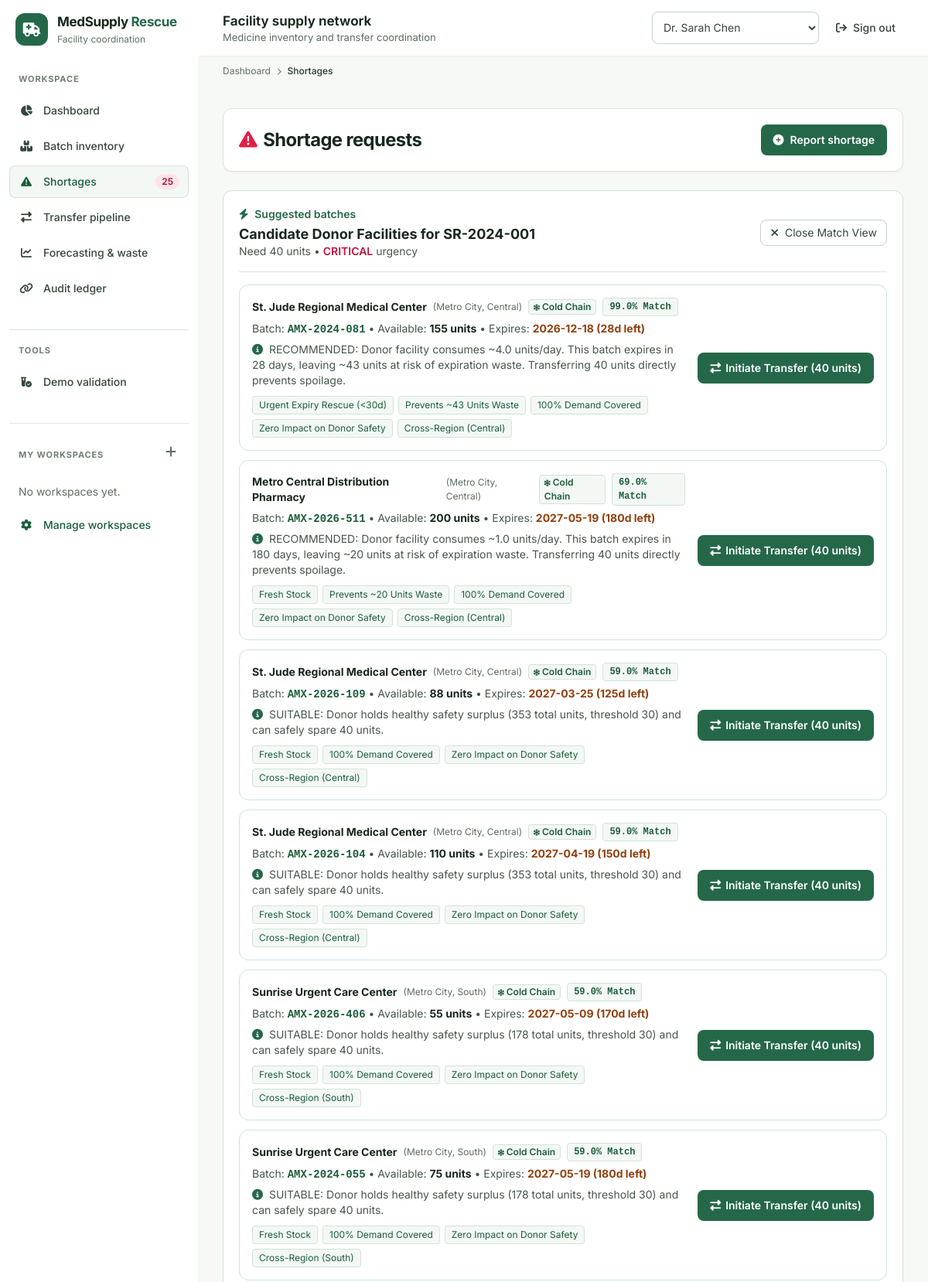
The page /shortages?match_id=1 (upper part) on the database its author committed.
### tables this page shows
CREATE TABLE shortage_requests (
    id INTEGER PRIMARY KEY AUTOINCREMENT,
    request_code TEXT UNIQUE NOT NULL,
    requesting_facility_id INTEGER NOT NULL REFERENCES facilities(id),
    requested_by_user_id INTEGER NOT NULL REFERENCES users(id),
    medicine_id INTEGER NOT NULL REFERENCES medicines(id),
    required_quantity INTEGER NOT NULL,
    urgency TEXT NOT NULL, -- 'CRITICAL' (<24h), 'HIGH' (<72h), 'MEDIUM' (<7d), 'LOW' (<14d)
    clinical_justification TEXT NOT NULL,
    status TEXT DEFAULT 'OPEN', -- 'OPEN', 'MATCHED', 'IN_TRANSFER', 'FULFILLED', 'CANCELLED'
    needed_by_date DATE NOT NULL,
    created_at DATETIME DEFAULT CURRENT_TIMESTAMP
);

CREATE TABLE batches (
    id INTEGER PRIMARY KEY AUTOINCREMENT,
    medicine_id INTEGER NOT NULL REFERENCES medicines(id),
    facility_id INTEGER NOT NULL REFERENCES facilities(id),
    batch_number TEXT NOT NULL,
    initial_quantity INTEGER NOT NULL,
    current_quantity INTEGER NOT NULL,
    reserved_quantity INTEGER DEFAULT 0,
    manufacture_date DATE,
    expiry_date DATE NOT NULL,
    storage_location TEXT, -- e.g. 'Cold Storage Refrigerator #2', 'Main Aisle Shelf 3B'
    status TEXT DEFAULT 'active', -- 'active', 'reserved', 'quarantined', 'expired', 'transferred_out'
    created_at DATETIME DEFAULT CURRENT_TIMESTAMP
);

CREATE TABLE facilities (
    id INTEGER PRIMARY KEY AUTOINCREMENT,
    name TEXT NOT NULL,
    facility_type TEXT NOT NULL, -- 'Hospital', 'Community Clinic', 'Urgent Care', 'Regional Pharmacy', 'Dispensary'
    license_number TEXT NOT NULL UNIQUE,
    address TEXT NOT NULL,
    city TEXT NOT NULL,
    region TEXT NOT NULL,
    contact_email TEXT NOT NULL,
    contact_phone TEXT NOT NULL,
    has_cold_chain INTEGER DEFAULT 1, -- 1 = Yes, 0 = No
    latitude REAL,
    longitude REAL,
    created_at DATETIME DEFAULT CURRENT_TIMESTAMP
);

### app.py (the view, shortened to what this page needs)
@app.route('/shortages', methods=['GET', 'POST'])
def shortages():
    query = """
        SELECT s.*, m.generic_name, m.brand_name, m.strength, m.unit_of_measure, m.storage_requirement,
               f.name as facility_name, f.city, f.has_cold_chain, u.full_name as requester_name
        FROM shortage_requests s
        JOIN medicines m ON s.medicine_id = m.id
        JOIN facilities f ON s.requesting_facility_id = f.id
        JOIN users u ON s.requested_by_user_id = u.id
        ORDER BY CASE s.status WHEN 'OPEN' THEN 1 WHEN 'MATCHED' THEN 2 WHEN 'IN_TRANSFER' THEN 3 ELSE 4 END,
                 CASE s.urgency WHEN 'CRITICAL' THEN 1 WHEN 'HIGH' THEN 2 WHEN 'MEDIUM' THEN 3 ELSE 4 END,
                 s.id DESC
    """
    count_row = g.db.execute(
        """SELECT count(*) as total
           FROM shortage_requests s
           JOIN medicines m ON s.medicine_id = m.id
           JOIN facilities f ON s.requesting_facility_id = f.id
           JOIN users u ON s.requested_by_user_id = u.id"""
    ).fetchone()
    pagination = build_pagination(count_row['total'], 'shortages')
    shortage_list = [
        dict(r) for r in g.db.execute(query + " LIMIT ? OFFSET ?", (PAGE_SIZE, pagination['offset'])).fetchall()
    ]
    active_match = None
    match_candidates = []
    match_id = request.args.get('match_id', type=int)
    if match_id:
        req_row = g.db.execute("SELECT * FROM shortage_requests WHERE id = ?", (match_id,)).fetchone()
        if req_row:
            active_match = dict(req_row)
            match_candidates = find_eligible_donors(
                g.db, active_match['medicine_id'], active_match['requesting_facility_id'], active_match['required_quantity']
            )
    medicines = [dict(r) for r in g.db.execute("SELECT * FROM medicines ORDER BY generic_name").fetchall()]
    facilities = [dict(r) for r in g.db.execute("SELECT * FROM facilities ORDER BY name").fetchall()]
    return render_template(
        'shortages.html',
        shortage_list=shortage_list,
        active_match=active_match,
        match_candidates=match_candidates,
        medicines=medicines,
        facilities=facilities,
        pagination=pagination
    )

### database/db.py (called while the page is built)
def get_db_connection():
    conn = sqlite3.connect(DB_PATH)
    conn.row_factory = sqlite3.Row
    conn.execute("PRAGMA foreign_keys = ON")
    return conn

### templates/shortages.html (shortened to what this page needs)
{% extends 'base.html' %}
{% block content %}
<div class="space-y-6">
    <div class="flex flex-col md:flex-row justify-between items-start md:items-center gap-4 bg-white p-5 rounded-xl border border-slate-200 shadow-sm">
        <div>
            <h1 class="text-xl font-bold text-slate-900 flex items-center gap-2">
                <i class="fa-solid fa-triangle-exclamation text-rose-600"></i> Shortage requests
            </h1>
        </div>
        <button onclick="document.getElementById('reportShortageModal').classList.remove('hidden')" class="bg-teal-700 hover:bg-teal-800 text-white font-semibold text-sm px-4 py-2.5 rounded-lg transition flex items-center gap-2">
            <i class="fa-solid fa-plus-circle"></i> Report shortage
        </button>
    </div>
    {% if active_match %}
        <div class="rounded-xl border border-teal-200 bg-white p-5 shadow-sm">
            <div class="flex flex-col items-start justify-between gap-4 border-b border-slate-200 pb-4 md:flex-row md:items-center">
                <div>
                    <div class="flex items-center gap-2 text-teal-700 text-sm font-semibold">
                        <i class="fa-solid fa-bolt"></i> Suggested batches
                    </div>
                    <h2 class="text-lg font-bold text-slate-900 mt-1">
                        Candidate Donor Facilities for {{ active_match.request_code }}
                    </h2>
                    <p class="text-sm text-slate-600">
                        Need {{ active_match.required_quantity }} units &bull; <span class="font-semibold text-rose-700">{{ active_match.urgency }}</span> urgency
                    </p>
                </div>
                <a href="{{ url_for('shortages') }}" class="text-sm text-slate-700 hover:bg-slate-50 px-3 py-1.5 rounded-lg border border-slate-300">
                    <i class="fa-solid fa-xmark mr-1"></i> Close Match View
                </a>
            </div>
            <div class="mt-4 space-y-3">
                {% for m in match_candidates %}
                    <div class="bg-white rounded-xl p-4 border {% if m.eligible %}border-teal-200{% else %}border-rose-200 opacity-70{% endif %} flex flex-col lg:flex-row justify-between items-start lg:items-center gap-4">
                        <div class="space-y-1.5">
                            <div class="flex items-center gap-2">
                                <span class="text-sm font-bold text-slate-900">{{ m.facility_name }}</span>
                                <span class="text-[11px] text-slate-500">({{ m.facility_location }})</span>
                                {% if m.has_cold_chain %}
                                    <span class="bg-teal-50 text-teal-800 text-[10px] font-semibold px-1.5 py-0.2 rounded border border-teal-200">
                                        <i class="fa-solid fa-snowflake text-[9px]"></i> Cold Chain
                                    </span>
                                {% endif %}
                                <span class="bg-teal-50 text-teal-800 font-mono text-[10px] font-bold px-2 py-0.5 rounded border border-teal-200">
                                    {{ m.match_score }}% Match
                                </span>
                            </div>
                            <p class="text-sm text-slate-600">
                                Batch: <span class="font-mono text-teal-800 font-semibold">{{ m.batch_number }}</span> &bull;
                                Available: <strong class="text-slate-900">{{ m.available_quantity }} units</strong> &bull;
                                Expires: <strong class="text-amber-800">{{ m.expiry_date }} ({{ m.days_to_expiry }}d left)</strong>
                            </p>
                            <p class="text-sm text-slate-600">
                                <i class="fa-solid fa-circle-info text-teal-700 mr-1"></i> {{ m.recommendation_note }}
                            </p>
                            <div class="flex flex-wrap gap-1.5 pt-1">
                                {% for tag in m.match_tags %}
                                    <span class="text-[10px] bg-teal-50 text-teal-800 px-2 py-0.5 rounded border border-teal-200">
                                        {{ tag }}
                                    </span>
                                {% endfor %}
                            </div>
                        </div>
                        {% if m.eligible %}
                            <form method="POST" action="{{ url_for('create_transfer') }}" class="shrink-0 flex items-center gap-2">
                                <button type="submit" class="bg-teal-700 hover:bg-teal-800 text-white font-semibold text-sm px-4 py-2.5 rounded-lg transition flex items-center gap-1.5">
                                    <i class="fa-solid fa-right-left"></i> Initiate Transfer ({{ m.transferrable_quantity }} units)
                                </button>
                            </form>
                        {% else %}
                            <div class="text-rose-700 text-sm font-semibold">
                                <i class="fa-solid fa-ban mr-1"></i> {{ m.disqualification_reason }}
                            </div>
                        {% endif %}
                    </div>
                {% else %}
                    <p class="text-sm text-slate-500 py-4 text-center">No matching batches found at other facilities.</p>
                {% endfor %}
            </div>
        </div>
    {% endif %}
</div>
{% endblock %}

### static/css/style.css (style rules this page uses)
body { font-size: 1rem; line-height: 1.5; }
body { background: #f7f9f7; color: #26372b; }
.app-main h1 { font-size: clamp(23px, 1.3rem + 0.25vw, 26px) !important; letter-spacing: -0.025em; line-height: 1.2; }
.app-main h2 { font-size: 18px !important; line-height: 1.35; }
[class~="text-[10px]"]:not(i) { font-size: 0.75rem !important; }
[class~="text-[11px]"]:not(i) { font-size: 0.75rem !important; }

### templates/base.html (style rules this page uses)
body { font-family: 'Inter', sans-serif; }

### rows shown on the page
shortage_requests: request_code "SR-2024-001", required_quantity "40", urgency "CRITICAL"
batches: facility_name "St. Jude Regional Medical Center", facility_location "Metro City, Central", match_score "99.0", batch_number "AMX-2024-081", available_quantity "155", expiry_date "2026-12-18", days_to_expiry "28", recommendation_note "RECOMMENDED: Donor facility consumes ~4.0 units/day. This batch expires in 28 days, leaving ~43 units at risk of expiration waste. Transferring 40 units directly prevents spoilage.", match_tags "Urgent Expiry Rescue (<30d)" "Prevents ~43 Units Waste" "100% Demand Covered" "Zero Impact on Donor Safety" "Cross-Region (Central)", transferrable_quantity "40"
batches: facility_name "Metro Central Distribution Pharmacy", facility_location "Metro City, Central", match_score "69.0", batch_number "AMX-2026-511", available_quantity "200", expiry_date "2027-05-19", days_to_expiry "180", recommendation_note "RECOMMENDED: Donor facility consumes ~1.0 units/day. This batch expires in 180 days, leaving ~20 units at risk of expiration waste. Transferring 40 units directly prevents spoilage.", match_tags "Fresh Stock" "Prevents ~20 Units Waste" "100% Demand Covered" "Zero Impact on Donor Safety" "Cross-Region (Central)", transferrable_quantity "40"
batches: facility_name "St. Jude Regional Medical Center", facility_location "Metro City, Central", match_score "59.0", batch_number "AMX-2026-109", available_quantity "88", expiry_date "2027-03-25", days_to_expiry "125", recommendation_note "SUITABLE: Donor holds healthy safety surplus (353 total units, threshold 30) and can safely spare 40 units.", match_tags "Fresh Stock" "100% Demand Covered" "Zero Impact on Donor Safety" "Cross-Region (Central)", transferrable_quantity "40"
batches: facility_name "St. Jude Regional Medical Center", facility_location "Metro City, Central", match_score "59.0", batch_number "AMX-2026-104", available_quantity "110", expiry_date "2027-04-19", days_to_expiry "150", recommendation_note "SUITABLE: Donor holds healthy safety surplus (353 total units, threshold 30) and can safely spare 40 units.", match_tags "Fresh Stock" "100% Demand Covered" "Zero Impact on Donor Safety" "Cross-Region (Central)", transferrable_quantity "40"
batches: facility_name "Sunrise Urgent Care Center", facility_location "Metro City, South", match_score "59.0", batch_number "AMX-2026-406", available_quantity "55", expiry_date "2027-05-09", days_to_expiry "170", recommendation_note "SUITABLE: Donor holds healthy safety surplus (178 total units, threshold 30) and can safely spare 40 units.", match_tags "Fresh Stock" "100% Demand Covered" "Zero Impact on Donor Safety" "Cross-Region (South)", transferrable_quantity "40"
batches: facility_name "Sunrise Urgent Care Center", facility_location "Metro City, South", match_score "59.0", batch_number "AMX-2024-055", available_quantity "75", expiry_date "2027-05-19", days_to_expiry "180", recommendation_note "SUITABLE: Donor holds healthy safety surplus (178 total units, threshold 30) and can safely spare 40 units.", match_tags "Fresh Stock" "100% Demand Covered" "Zero Impact on Donor Safety" "Cross-Region (South)", transferrable_quantity "40"

### other values the page prints
{{ g.alert_summary.active_shortages|length }} "25"
{{ label }} "Dashboard"
{{ breadcrumb_current }} "Shortages"
form field value "Dr. Sarah Chen"
